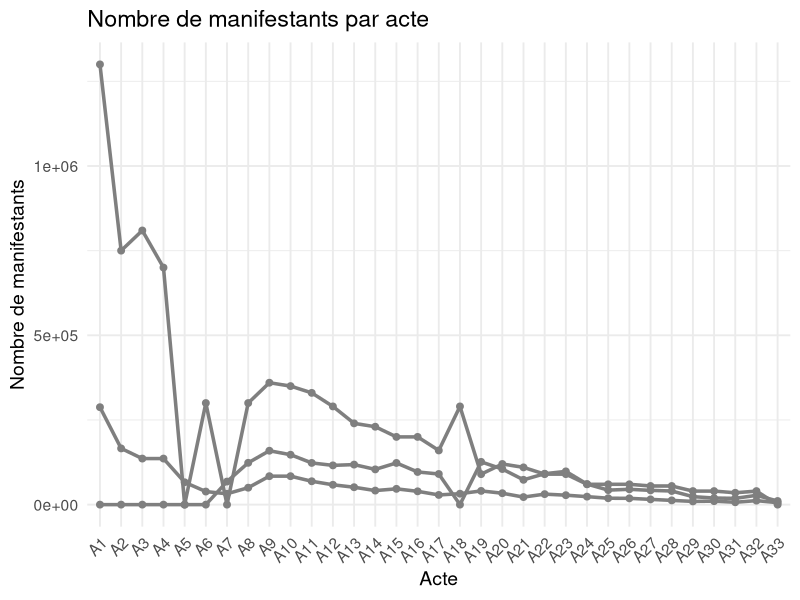

Write the R code that produced this figure.
# Load necessary library
library(ggplot2)
library(tidyr)

# Create the data
actes <- paste0("A", 1:33)
ministere <- c(287700,166000,136000,136000,66000,38600,32000,50000,84000,84000,69000,58600,51400,41500,46600,39300,28600,32300,40500,33700,22300,31000,27900,23600,18900,18600,15500,12500,9500,10300,7000,11800,5800)
nombre_jaune <- c(0,0,0,0,0,0,68100,123440,159160,147370,123150,115900,118220,104070,123090,96430,90470,0,126250,105080,73290,91280,98180,60710,42860,45240,42130,40240,23540,19490,18500,27440,10730)
france_police <- c(1300000,750000,809500,700000,0,300000,0,300000,360000,350000,330000,290000,240000,230000,200000,200000,160000,290000,90000,120000,110000,90000,90000,60000,60000,60000,55000,55000,40000,40000,35000,40000,0)

# Combine into a data frame
df <- data.frame(
  Acte = factor(actes, levels = actes),
  `Ministère de l'Intérieur` = ministere,
  `Nombre Jaune` = nombre_jaune,
  `France Police` = france_police
)

# Reshape the data for ggplot
df_long <- pivot_longer(df, cols = -Acte, names_to = "Source", values_to = "Nombre")

# Plot
ggplot(df_long, aes(x = Acte, y = Nombre, color = Source, group = Source)) +
  geom_line(size=1.2) +
  geom_point(size=2) +
  theme_minimal(base_size = 14) +
  labs(
    title = "Nombre de manifestants par acte",
    x = "Acte",
    y = "Nombre de manifestants",
    color = "Source"
  ) +
  scale_color_manual(values = c("Ministère de l'Intérieur"="blue", "Nombre Jaune"="yellow", "France Police"="brown")) +
  theme(axis.text.x = element_text(angle = 45, hjust = 1))
